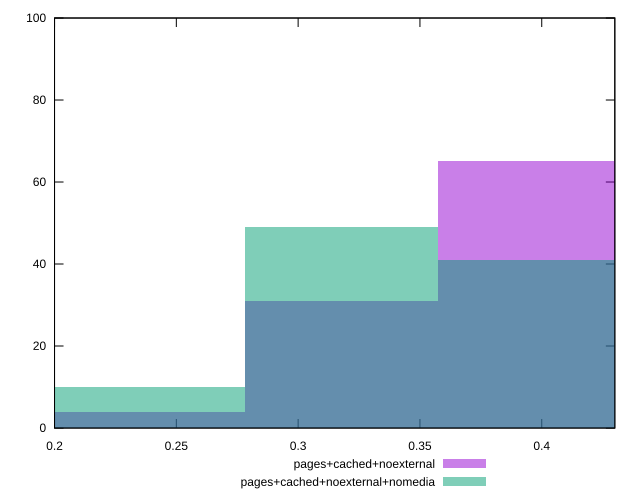

Generate this figure with gnuplot:
reset

$pagesCachedNoexternal <<EOF
0.3973238316302977 65
0.3178590653042382 31
0.23839429897817865 4
EOF

$pagesCachedNoexternalNomedia <<EOF
0.3178590653042382 49
0.3973238316302977 41
0.23839429897817865 10
EOF

set key outside below
set boxwidth 0.07946476632605955
set xrange [0.2:0.43]
set yrange [0:100]
set trange [0:100]
set style fill transparent solid 0.5 noborder
set terminal svg size 640, 500 enhanced background rgb 'white'
set output "reprap/meta/score/comparison/histogram/2_vs_3.svg"

plot $pagesCachedNoexternal title "pages+cached+noexternal" with boxes, \
     $pagesCachedNoexternalNomedia title "pages+cached+noexternal+nomedia" with boxes

reset
